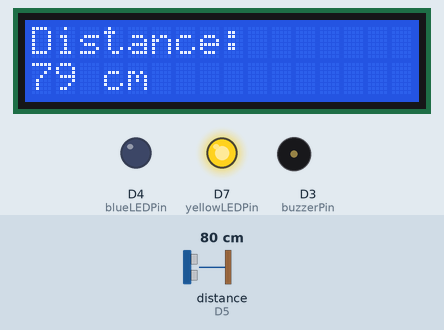
Simulated run of this sketch. Board: ESP8266 (NodeMCU). On the bench: 16×2 character LCD, output pins drawn as LEDs (lit = HIGH), buzzer (waves = sounding, pin HIGH). Wiring (inferred from the names in the program): ultrasonic range finder: trigger D6; echo D5. The inputs (shaded band) are chosen by the test bench; at power-on: distance to the obstacle (sensor on D5) 80 cm. The echo pulse lasts 58.3 µs per cm; WiFi joins after 1.5 s; servers stay silent unless stated; no MQTT or app messages arrive unless stated; pins used as bus, display or sensor lines are not drawn; what the sketch prints to the serial monitor is not drawn.

Above: at 2.7 s.
2.8 s: distance to the obstacle (sensor on D5) set to 6 cm
At 4.1 s:
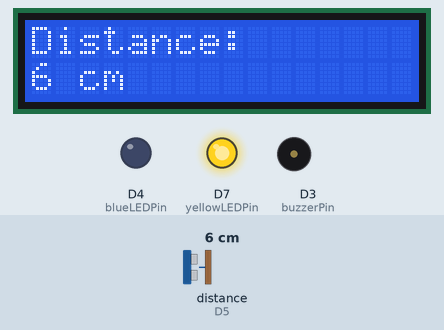
4.7 s: distance to the obstacle (sensor on D5) set to 3 cm
At 5.9 s:
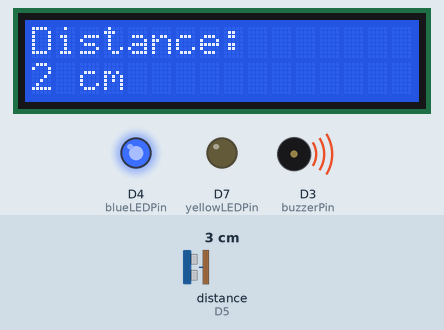
6.2 s: distance to the obstacle (sensor on D5) set to 2 cm
At 6.8 s:
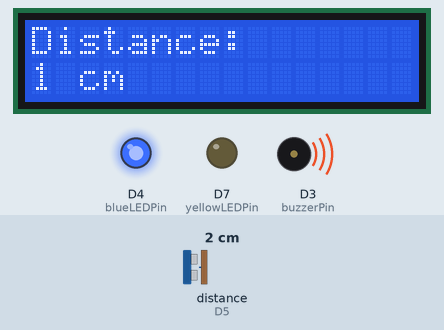
Timing chart, 0 to 9.2 s (numbered marks = the images above; inputs shaded):
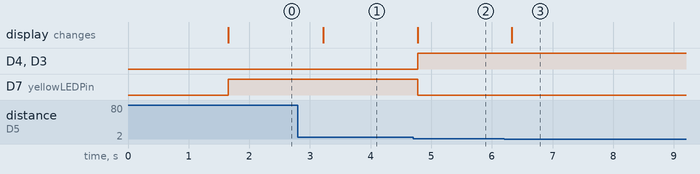

Measured:
- the behaviour switches between 5 and 4 cm on distance to the obstacle (sensor on D5) (found by bisection; images 1 and 2)
- after the input at 2.8 s, the display: changes after 0.42 s (image 1)
- after the input at 4.7 s, D4 (blueLEDPin), D3 (buzzerPin): LOW → HIGH after 0.08 s; D7 (yellowLEDPin): HIGH → LOW after 0.08 s; the display: changes after 0.08 s (image 2)
- after the input at 6.2 s, the display: changes after 0.13 s (image 3)

The sketch:

River_water_level_monitoring.ino
```cpp
#include <Wire.h>
#include <LiquidCrystal_I2C.h>
#include <ESP8266WiFi.h>
#include <PubSubClient.h>
// Wi-Fi Credentials
const char* ssid = "HUAWEI nova 2i";  // Your Wi-Fi SSID
const char* password = "wilsonlye123"; // Your Wi-Fi password

// MQTT Server Details
const char* mqtt_server = "192.168.61.77";  // Your MQTT server IP address
const char* mqtt_topic = "distance/mqtt";    // MQTT Topic to publish distance data

// Initialize the LCD with I2C address and screen size
LiquidCrystal_I2C lcd(0x27, 16, 2);  // I2C address 0x27 and 16x2 screen

// Define pins for the Ultrasonic Sensor
const int trigPin = D6;  // GPIO14 (D6 on NodeMCU)
const int echoPin = D5;  // GPIO12 (D5 on NodeMCU)

// Define pins for the Buzzer and LEDs
const int buzzerPin = D3;   // GPIO0 (D3 on NodeMCU)
const int blueLEDPin = D4;  // GPIO2 (D4 on NodeMCU)
const int yellowLEDPin = D7;  // GPIO13 (D7 on NodeMCU)

WiFiClient espClient;
PubSubClient client(espClient);

// Setup Wi-Fi
void setup_wifi() {
  delay(10);
  Serial.println();
  Serial.print("Connecting to ");
  Serial.println(ssid);

  WiFi.mode(WIFI_STA);
  WiFi.begin(ssid, password);

  while (WiFi.status() != WL_CONNECTED) {
    delay(100);
    Serial.print(".");
  }

  Serial.println("");
  Serial.print("WiFi connected - IP address: ");
  Serial.println(WiFi.localIP());
}

// MQTT Setup
void reconnect() {
  while (!client.connected()) {
    Serial.print("Attempting MQTT connection...");

    if (client.connect("ESP8266Client")) {
      Serial.println("connected");
      client.subscribe(mqtt_topic);  // Subscribe to the topic if needed
    } else {
      Serial.print("failed, rc=");
      Serial.print(client.state());
      Serial.println(" Try again in 5 seconds");
      delay(5000);
    }
  }
}

// Setup function
void setup() {
  Serial.begin(115200);

  // Set pin modes for the ultrasonic sensor and LEDs
  pinMode(trigPin, OUTPUT);
  pinMode(echoPin, INPUT);
  pinMode(buzzerPin, OUTPUT);
  pinMode(blueLEDPin, OUTPUT);
  pinMode(yellowLEDPin, OUTPUT);

  // Initialize the LCD
  lcd.init();
  lcd.backlight();

  // Connect to Wi-Fi and MQTT
  setup_wifi();
  client.setServer(mqtt_server, 1883);
}

// MQTT callback function (not used in this example)
void callback(char* topic, byte* payload, unsigned int length) {
  // Implement functionality based on received MQTT messages if needed.
}

void loop() {
  if (!client.connected()) {
    reconnect();
  }

  client.loop();  // Handle MQTT communication

  // Send pulse to ultrasonic sensor
  digitalWrite(trigPin, LOW);
  delayMicroseconds(2);
  digitalWrite(trigPin, HIGH);
  delayMicroseconds(10);
  digitalWrite(trigPin, LOW);

  // Measure the duration of the pulse
  long duration = pulseIn(echoPin, HIGH);

  // Calculate the distance in centimeters
  long distance = (duration / 2) * 0.0343;  // Speed of sound = 0.0343 cm/µs

  // Display the distance on the LCD
  lcd.setCursor(0, 0);
  lcd.print("Distance: ");
  lcd.setCursor(0, 1);
  lcd.print(distance);
  lcd.print(" cm   ");  // Extra spaces to clear previous data

  // Print the distance to Serial Monitor
  Serial.print("Distance: ");
  Serial.print(distance);
  Serial.println(" cm");

  // Publish the distance to MQTT
  String distanceStr = String(distance);
  client.publish(mqtt_topic, distanceStr.c_str());  // Publish the distance value to the MQTT topic

  // Check if the distance is less than 5 cm
  if (distance < 5) {
    // Activate the buzzer and blue LED if the distance is less than 5 cm
    digitalWrite(buzzerPin, HIGH);
    digitalWrite(blueLEDPin, HIGH);
    digitalWrite(yellowLEDPin, LOW);  // Turn off yellow LED
  } else {
    // Deactivate the buzzer and activate the yellow LED if distance is 5 cm or more
    digitalWrite(buzzerPin, LOW);
    digitalWrite(blueLEDPin, LOW);    // Turn off blue LED
    digitalWrite(yellowLEDPin, HIGH); // Turn on yellow LED
  }
  delay(500);  // Delay for 0.5 second before the next reading
}
```
